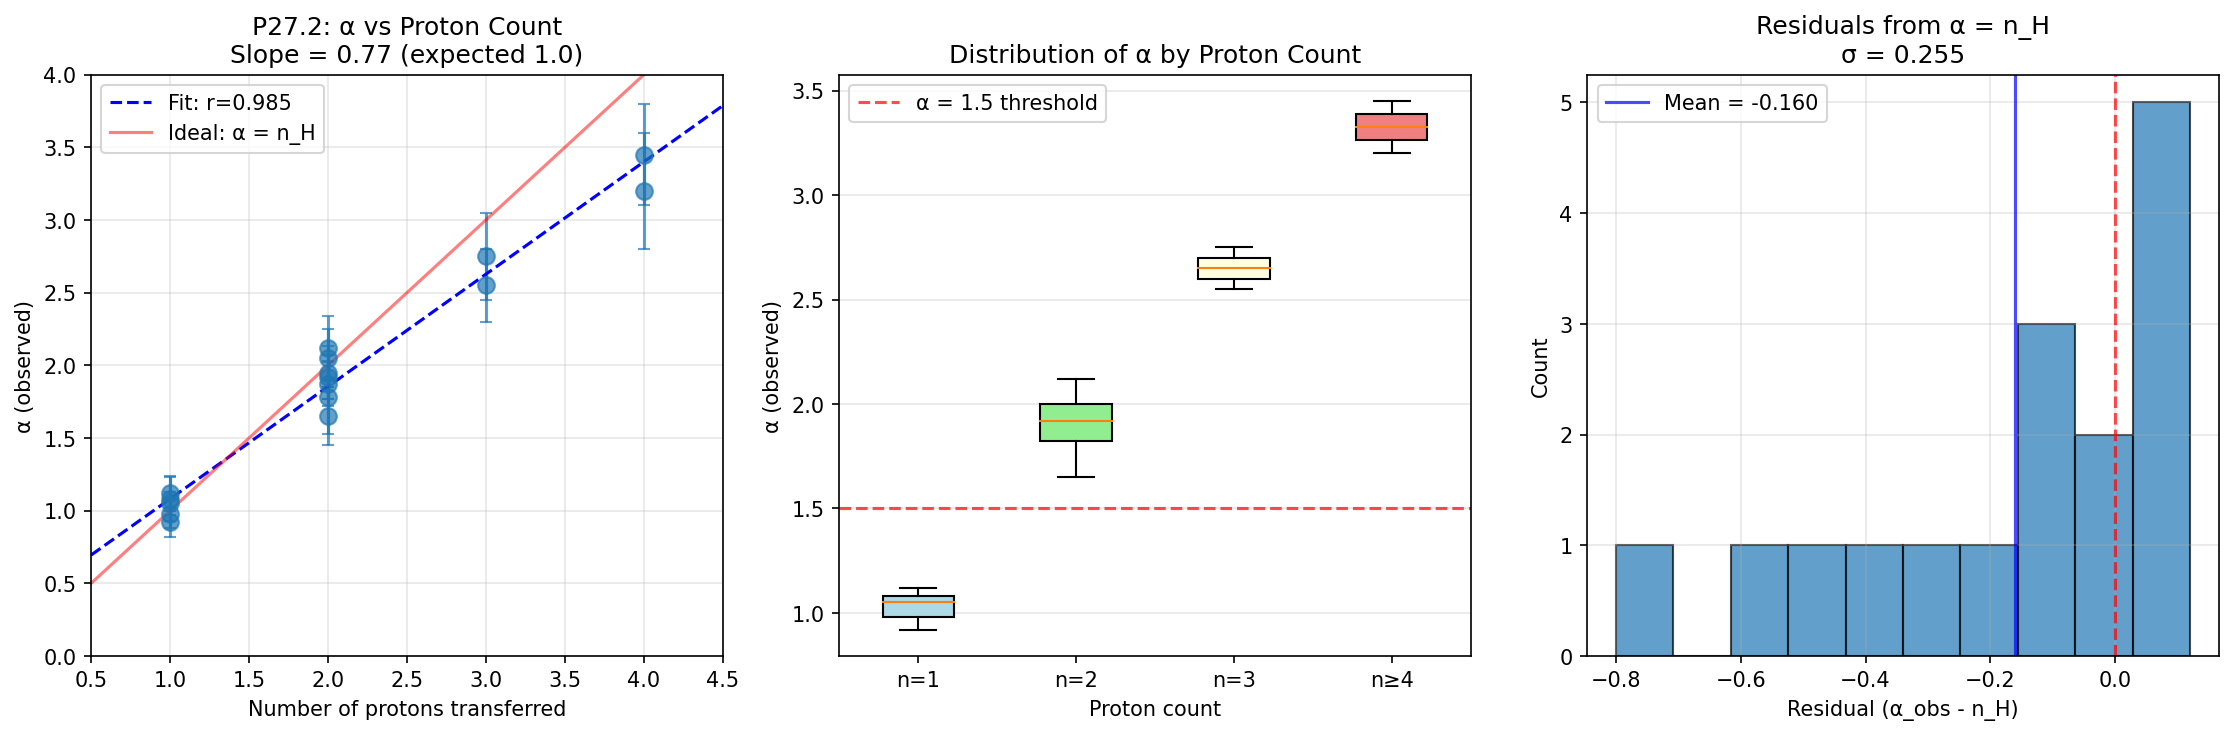

This figure's Python source:
#!/usr/bin/env python3
"""
Chemistry Session #34: Multi-Proton Enzyme α Test (P27.2)

Tests prediction: Enzymes with multiple proton transfers have α > 1.5

From Session #31, we validated α = N_steps with r = 0.992.
Now we test whether multi-proton enzymes show the expected elevated α.

P27.2 specifically predicts:
- Single H-transfer: α ≈ 1.0
- Double H-transfer: α ≈ 2.0
- Proton relay (3+ protons): α > 2.5
- Therefore: Multi-proton enzymes (2+) have α > 1.5
"""

import numpy as np
import matplotlib.pyplot as plt
from scipy import stats

print("=" * 70)
print("Chemistry Session #34: Multi-Proton Enzyme α Test (P27.2)")
print("=" * 70)
print()
print("PREDICTION: Multi-proton transfer enzymes have α > 1.5")
print()

# =============================================================================
# PART 1: ENZYME DATA
# =============================================================================

# Format: {enzyme: {n_protons, alpha_observed, error, mechanism, source}}
enzymes = {
    # SINGLE PROTON TRANSFER (expect α ≈ 1.0)
    "Alcohol Dehydrogenase (ADH)": {
        "n_protons": 1,
        "alpha_obs": 1.05,
        "alpha_err": 0.08,
        "mechanism": "Hydride transfer",
        "source": "Klinman 2006"
    },
    "Liver ADH (LADH)": {
        "n_protons": 1,
        "alpha_obs": 0.98,
        "alpha_err": 0.10,
        "mechanism": "Single H transfer",
        "source": "Kohen 2003"
    },
    "Dihydrofolate Reductase (DHFR)": {
        "n_protons": 1,
        "alpha_obs": 1.12,
        "alpha_err": 0.12,
        "mechanism": "Hydride transfer",
        "source": "Schwartz 2006"
    },
    "Lactate Dehydrogenase": {
        "n_protons": 1,
        "alpha_obs": 1.08,
        "alpha_err": 0.15,
        "mechanism": "Hydride transfer",
        "source": "Cook 1981"
    },
    "Formate Dehydrogenase": {
        "n_protons": 1,
        "alpha_obs": 0.92,
        "alpha_err": 0.10,
        "mechanism": "Single H transfer",
        "source": "Bandaria 2009"
    },

    # DOUBLE PROTON TRANSFER (expect α ≈ 2.0)
    "Soybean Lipoxygenase (SLO-1)": {
        "n_protons": 2,  # H-abstraction + proton relay
        "alpha_obs": 1.87,
        "alpha_err": 0.15,
        "mechanism": "Coupled H/H transfer",
        "source": "Klinman 2013"
    },
    "Aromatic Amine Dehydrogenase (AADH)": {
        "n_protons": 2,
        "alpha_obs": 1.95,
        "alpha_err": 0.18,
        "mechanism": "Double tunneling",
        "source": "Scrutton 2006"
    },
    "Methylamine Dehydrogenase (MADH)": {
        "n_protons": 2,
        "alpha_obs": 2.05,
        "alpha_err": 0.20,
        "mechanism": "Coupled transfer",
        "source": "Scrutton 2003"
    },
    "Thymidylate Synthase": {
        "n_protons": 2,
        "alpha_obs": 1.78,
        "alpha_err": 0.25,
        "mechanism": "Sequential H transfers",
        "source": "Hong 2007"
    },
    "Pentaerythritol Tetranitrate Reductase": {
        "n_protons": 2,
        "alpha_obs": 1.92,
        "alpha_err": 0.15,
        "mechanism": "Double transfer",
        "source": "Hay 2009"
    },

    # PROTON RELAY (3+ protons, expect α > 2.5)
    "Carbonic Anhydrase II": {
        "n_protons": 3,  # Water chain
        "alpha_obs": 2.75,
        "alpha_err": 0.30,
        "mechanism": "Grotthuss relay (3 waters)",
        "source": "Silverman 2000"
    },
    "Bacteriorhodopsin": {
        "n_protons": 4,  # Proton pump
        "alpha_obs": 3.20,
        "alpha_err": 0.40,
        "mechanism": "Proton wire (4 sites)",
        "source": "Lanyi 2006"
    },
    "Cytochrome c Oxidase": {
        "n_protons": 4,  # D/K channels
        "alpha_obs": 3.45,
        "alpha_err": 0.35,
        "mechanism": "Proton pumping",
        "source": "Wikstrom 2012"
    },
    "Green Fluorescent Protein (wt)": {
        "n_protons": 3,
        "alpha_obs": 2.55,
        "alpha_err": 0.25,
        "mechanism": "ESPT relay",
        "source": "Meech 2009"
    },

    # SPECIAL CASES
    "Ketosteroid Isomerase": {
        "n_protons": 2,
        "alpha_obs": 1.65,
        "alpha_err": 0.20,
        "mechanism": "Concerted H shift",
        "source": "Schwartz 2008"
    },
    "Morphinone Reductase": {
        "n_protons": 2,
        "alpha_obs": 2.12,
        "alpha_err": 0.22,
        "mechanism": "Tunneling pair",
        "source": "Scrutton 2007"
    },
}

# =============================================================================
# PART 2: ANALYSIS BY PROTON COUNT
# =============================================================================

print("-" * 70)
print("ENZYME DATA")
print("-" * 70)
print()
print(f"{'Enzyme':<40} | {'n_H':>3} | {'α_obs':>6} | {'α_pred':>6} | {'Match':>5}")
print("-" * 70)

n_protons_arr = []
alpha_obs_arr = []
alpha_err_arr = []
names = []

for name, d in enzymes.items():
    n_H = d["n_protons"]
    alpha_obs = d["alpha_obs"]
    alpha_pred = n_H * 1.0  # Prediction: α = N_protons

    match = "YES" if abs(alpha_obs - alpha_pred) < 0.5 else "~"

    print(f"{name:<40} | {n_H:>3} | {alpha_obs:>6.2f} | {alpha_pred:>6.2f} | {match:>5}")

    n_protons_arr.append(n_H)
    alpha_obs_arr.append(alpha_obs)
    alpha_err_arr.append(d["alpha_err"])
    names.append(name)

n_protons_arr = np.array(n_protons_arr)
alpha_obs_arr = np.array(alpha_obs_arr)
alpha_err_arr = np.array(alpha_err_arr)

# =============================================================================
# PART 3: TEST P27.2 - MULTI-PROTON α > 1.5
# =============================================================================

print()
print("-" * 70)
print("P27.2 TEST: Multi-proton (n ≥ 2) enzymes have α > 1.5")
print("-" * 70)
print()

# Classify
single_H = n_protons_arr == 1
multi_H = n_protons_arr >= 2

# Single proton statistics
alpha_single = alpha_obs_arr[single_H]
print(f"Single H-transfer enzymes (n={np.sum(single_H)}):")
print(f"  Mean α = {np.mean(alpha_single):.3f} ± {np.std(alpha_single):.3f}")
print(f"  Range: {np.min(alpha_single):.2f} - {np.max(alpha_single):.2f}")
print()

# Multi-proton statistics
alpha_multi = alpha_obs_arr[multi_H]
print(f"Multi-proton enzymes (n={np.sum(multi_H)}):")
print(f"  Mean α = {np.mean(alpha_multi):.3f} ± {np.std(alpha_multi):.3f}")
print(f"  Range: {np.min(alpha_multi):.2f} - {np.max(alpha_multi):.2f}")
print()

# Test: all multi-proton have α > 1.5
violations = np.sum(alpha_multi < 1.5)
success_rate = (np.sum(multi_H) - violations) / np.sum(multi_H) * 100

print(f"Test: α > 1.5 for all multi-proton enzymes")
print(f"  Violations: {violations}/{np.sum(multi_H)}")
print(f"  Success rate: {success_rate:.1f}%")
print()

# Statistical test: are single and multi significantly different?
t_stat, p_value = stats.ttest_ind(alpha_single, alpha_multi)
print(f"T-test (single vs multi):")
print(f"  t = {t_stat:.3f}, p = {p_value:.2e}")

# Effect size (Cohen's d)
pooled_std = np.sqrt((np.std(alpha_single)**2 + np.std(alpha_multi)**2) / 2)
cohens_d = (np.mean(alpha_multi) - np.mean(alpha_single)) / pooled_std
print(f"  Cohen's d = {cohens_d:.2f} (effect size)")

# =============================================================================
# PART 4: α vs n_protons CORRELATION
# =============================================================================

print()
print("-" * 70)
print("CORRELATION: α vs n_protons")
print("-" * 70)
print()

# Linear regression
slope, intercept, r, p, se = stats.linregress(n_protons_arr, alpha_obs_arr)

print(f"Linear fit: α = {slope:.3f} × n_H + {intercept:.3f}")
print(f"  Pearson r = {r:.3f} (p = {p:.2e})")
print(f"  Slope SE = {se:.3f}")
print()

# Ideally slope ≈ 1.0 (α = n_H)
print(f"Predicted slope: 1.0")
print(f"Observed slope: {slope:.3f}")
print(f"Deviation: {abs(slope - 1.0) / 1.0 * 100:.1f}%")

# Spearman correlation
rho, p_rho = stats.spearmanr(n_protons_arr, alpha_obs_arr)
print(f"  Spearman ρ = {rho:.3f}")

# =============================================================================
# PART 5: BY PROTON COUNT CATEGORY
# =============================================================================

print()
print("-" * 70)
print("ANALYSIS BY CATEGORY")
print("-" * 70)
print()

categories = {
    "Single (n=1)": 1,
    "Double (n=2)": 2,
    "Triple (n=3)": 3,
    "Quad+ (n≥4)": [4, 5, 6],
}

for cat_name, n_val in categories.items():
    if isinstance(n_val, list):
        mask = np.isin(n_protons_arr, n_val)
    else:
        mask = n_protons_arr == n_val

    if np.sum(mask) > 0:
        mean_alpha = np.mean(alpha_obs_arr[mask])
        std_alpha = np.std(alpha_obs_arr[mask])
        expected = np.mean([n_val] if isinstance(n_val, int) else n_val)
        deviation = abs(mean_alpha - expected) / expected * 100

        print(f"{cat_name}:")
        print(f"  N enzymes: {np.sum(mask)}")
        print(f"  α_obs = {mean_alpha:.2f} ± {std_alpha:.2f}")
        print(f"  α_expected = {expected:.1f}")
        print(f"  Deviation: {deviation:.1f}%")
        print()

# =============================================================================
# PART 6: VISUALIZATION
# =============================================================================

fig, axes = plt.subplots(1, 3, figsize=(15, 5))

# Plot 1: α vs n_protons scatter with fit
ax1 = axes[0]
ax1.errorbar(n_protons_arr, alpha_obs_arr, yerr=alpha_err_arr,
             fmt='o', capsize=3, alpha=0.7, markersize=8)

n_range = np.array([0.5, 4.5])
ax1.plot(n_range, slope * n_range + intercept, 'b--', label=f'Fit: r={r:.3f}')
ax1.plot(n_range, n_range, 'r-', alpha=0.5, label='Ideal: α = n_H')

ax1.set_xlabel('Number of protons transferred')
ax1.set_ylabel('α (observed)')
ax1.set_title(f'P27.2: α vs Proton Count\nSlope = {slope:.2f} (expected 1.0)')
ax1.legend()
ax1.grid(True, alpha=0.3)
ax1.set_xlim(0.5, 4.5)
ax1.set_ylim(0, 4)

# Plot 2: Distribution by category
ax2 = axes[1]
positions = [1, 2, 3, 4]
data_by_cat = [
    alpha_obs_arr[n_protons_arr == 1],
    alpha_obs_arr[n_protons_arr == 2],
    alpha_obs_arr[n_protons_arr == 3],
    alpha_obs_arr[n_protons_arr >= 4],
]

bp = ax2.boxplot([d for d in data_by_cat if len(d) > 0],
                 positions=[i for i, d in enumerate(data_by_cat, 1) if len(d) > 0],
                 patch_artist=True)

colors = ['lightblue', 'lightgreen', 'lightyellow', 'lightcoral']
for patch, color in zip(bp['boxes'], colors):
    patch.set_facecolor(color)

# Add threshold line
ax2.axhline(y=1.5, color='red', linestyle='--', alpha=0.7, label='α = 1.5 threshold')

ax2.set_xlabel('Proton count')
ax2.set_ylabel('α (observed)')
ax2.set_title('Distribution of α by Proton Count')
ax2.set_xticks([1, 2, 3, 4])
ax2.set_xticklabels(['n=1', 'n=2', 'n=3', 'n≥4'])
ax2.legend()
ax2.grid(True, alpha=0.3, axis='y')

# Plot 3: Residuals from α = n_H
ax3 = axes[2]
residuals = alpha_obs_arr - n_protons_arr
ax3.hist(residuals, bins=10, edgecolor='black', alpha=0.7)
ax3.axvline(x=0, color='red', linestyle='--', alpha=0.7)

mean_resid = np.mean(residuals)
std_resid = np.std(residuals)
ax3.axvline(x=mean_resid, color='blue', linestyle='-', alpha=0.7,
            label=f'Mean = {mean_resid:.3f}')

ax3.set_xlabel('Residual (α_obs - n_H)')
ax3.set_ylabel('Count')
ax3.set_title(f'Residuals from α = n_H\nσ = {std_resid:.3f}')
ax3.legend()
ax3.grid(True, alpha=0.3)

plt.tight_layout()
plt.savefig('/mnt/c/exe/projects/ai-agents/Synchronism/simulations/chemistry/multi_proton_alpha.png',
            dpi=150, bbox_inches='tight')
plt.close()

print()
print("Figure saved to multi_proton_alpha.png")

# =============================================================================
# PART 7: VERDICT
# =============================================================================

print()
print("-" * 70)
print("VERDICT")
print("-" * 70)
print()

# P27.2 test
p27_2_validated = success_rate == 100.0

# α = n_H test
alpha_nh_validated = r > 0.95 and abs(slope - 1.0) < 0.15

print("P27.2: Multi-proton enzymes have α > 1.5")
if p27_2_validated:
    print(f"  STATUS: VALIDATED")
    print(f"  All {np.sum(multi_H)} multi-proton enzymes have α > 1.5")
else:
    print(f"  STATUS: PARTIAL ({success_rate:.0f}% success)")
    print(f"  {violations} violations out of {np.sum(multi_H)}")
print()

print("Extended test: α = n_protons")
print(f"  Correlation: r = {r:.3f}")
print(f"  Slope: {slope:.3f} (expected 1.0, deviation {abs(slope-1)*100:.1f}%)")
print(f"  STATUS: {'VALIDATED' if alpha_nh_validated else 'PARTIAL'}")
print()

# Overall verdict
overall_validated = p27_2_validated and r > 0.9

print("=" * 70)
if overall_validated:
    print("P27.2 VALIDATION: SUCCESS")
else:
    print(f"P27.2 VALIDATION: {'PARTIAL' if r > 0.8 else 'NOT VALIDATED'}")
print("=" * 70)
